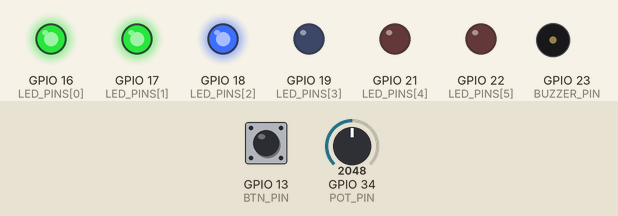
Recording of a sketch running on a simulated ESP32. Parts: output pins drawn as LEDs (lit = HIGH), buzzer (waves = sounding). The inputs (shaded band) are chosen by the test bench; at power-on: GPIO 34 (POT_PIN) = 2048, GPIO 13 (BTN_PIN) HIGH (analog values on the 0–4095 scale). What the sketch prints to the serial monitor is not drawn.

Above: at 1.2 s.
1.3 s: GPIO 34 (POT_PIN) set to 2317
2.8 s: GPIO 34 (POT_PIN) set to 2416
At 3.9 s:
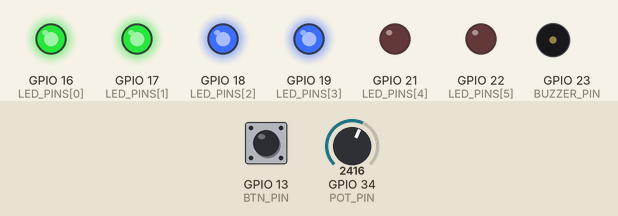
4.3 s: GPIO 34 (POT_PIN) set to 2904
5.8 s: GPIO 34 (POT_PIN) set to 3013
At 7.0 s:
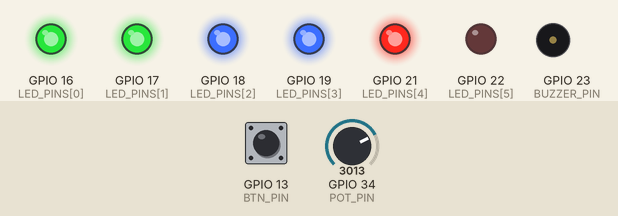
7.3 s: GPIO 34 (POT_PIN) set to 3476
8.8 s: GPIO 34 (POT_PIN) set to 3613
At 9.11 s:
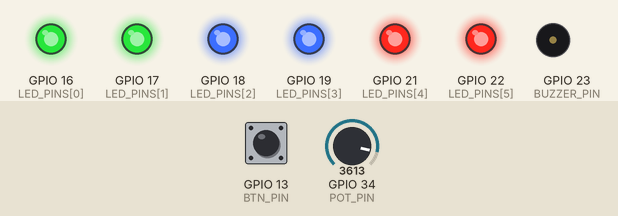
Timing chart, 0 to 12.8 s (numbered marks = the images above; inputs shaded):
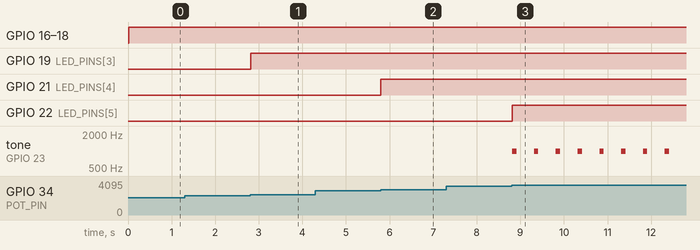

The sketch:

sketch.ino
```cpp
/*
 * 실습 5-4  LED 레벨미터 + 경고음  —  ESP32 DevKitC V4
 * ------------------------------------------------------------------
 * 회로 : 가변저항 양 끝 3.3V / GND, Wiper → GPIO34
 *        LED1~6 (초록, 초록, 파랑, 파랑, 빨강, 빨강) : GPIO16, 17, 18, 19, 21, 22 → 330Ω → LED → GND
 *        수동 부저 (+) → GPIO23, (-) → GND
 *        GPIO13 ↔ 푸시버튼 ↔ GND   (경고음 ON/OFF)
 *
 * 핵심 : ADC(0~4095)를 7단계로 재양자화 + 히스테리시스 + 레벨 6 경고음
 *        ESP32 ADC 는 잡음이 커서 HYST 를 UNO 보다 크게 잡는다.
 */

const int POT_PIN = 34;
const int LED_PINS[6] = {16, 17, 18, 19, 21, 22};
const int BUZZER_PIN = 23;
const int BTN_PIN = 13;

const long ADC_RANGE = 4096;
const int  LEVELS = 7;
const int  HYST = 40;

int level = 0;
bool alarmEnabled = true;
unsigned long lastSampleMs = 0, lastBeepMs = 0;

const unsigned long DEBOUNCE_MS = 30;
int lastReading = HIGH, stableState = HIGH;
unsigned long lastChangeMs = 0;

bool buttonPressed() {
  int reading = digitalRead(BTN_PIN);
  if (reading != lastReading) { lastChangeMs = millis(); lastReading = reading; }
  if (millis() - lastChangeMs >= DEBOUNCE_MS && reading != stableState) {
    stableState = reading;
    return stableState == LOW;
  }
  return false;
}

int boundary(int k) { return (int)(k * ADC_RANGE / LEVELS); }
int upTh(int lv)    { return boundary(lv + 1) + HYST; }
int downTh(int lv)  { return boundary(lv) - HYST; }

void showLevel() {
  for (int i = 0; i < 6; i++) digitalWrite(LED_PINS[i], i < level ? HIGH : LOW);
}

void setup() {
  Serial.begin(115200);
  for (int i = 0; i < 6; i++) pinMode(LED_PINS[i], OUTPUT);
  pinMode(BTN_PIN, INPUT_PULLUP);
  analogReadResolution(12);
  Serial.println("# 실습 5-4 LED 레벨미터 (ESP32)");
  Serial.print("# 경계값: ");
  for (int k = 1; k < LEVELS; k++) Serial.printf("%d ", boundary(k));
  Serial.printf(" HYST=%d\n", HYST);
}

void loop() {
  unsigned long now = millis();

  if (buttonPressed()) {
    alarmEnabled = !alarmEnabled;
    if (!alarmEnabled) noTone(BUZZER_PIN);
    Serial.printf("# 경고음 %s\n", alarmEnabled ? "ON" : "OFF");
  }

  if (now - lastSampleMs >= 20) {
    lastSampleMs = now;
    int adc = analogRead(POT_PIN);
    int old = level;
    while (level < LEVELS - 1 && adc >= upTh(level)) level++;
    while (level > 0 && adc < downTh(level)) level--;
    if (level != old) {
      showLevel();
      Serial.printf("Level=%d ADC=%d %s  다음 상승 ≥%d / 하강 <%d\n", level, adc,
                    level > old ? "(올라감)" : "(내려감)",
                    level < LEVELS - 1 ? upTh(level) : -1, level > 0 ? downTh(level) : -1);
    }
  }

  if (level == LEVELS - 1 && alarmEnabled && now - lastBeepMs >= 500) {
    lastBeepMs = now;
    tone(BUZZER_PIN, 1000, 100);
  }
}
```

Measured:
- the behaviour switches between 2379 and 2380 on GPIO 34 (POT_PIN) (found by bisection; images 0 and 1)
- the behaviour switches between 2964 and 2965 on GPIO 34 (POT_PIN) (found by bisection; images 1 and 2)
- the behaviour switches between 3549 and 3550 on GPIO 34 (POT_PIN) (found by bisection; images 2 and 3)
- after the input at 1.3 s, every drawn part: stays the same
- after the input at 2.8 s, GPIO 19 (LED_PINS[3]): LOW → HIGH at once
- after the input at 4.3 s, every drawn part: stays the same
- after the input at 5.8 s, GPIO 21 (LED_PINS[4]): LOW → HIGH at once
- after the input at 7.3 s, every drawn part: stays the same
- after the input at 8.8 s, GPIO 22 (LED_PINS[5]): LOW → HIGH at once; tone on GPIO 23 (BUZZER_PIN): alternates 1000 Hz for 0.10 s and silent for 0.40 s, starting at once
